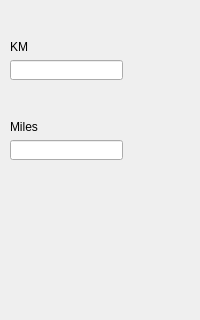
<?xml version="1.0" encoding="UTF-8"?>
<ui version="4.0">
 <class>MainWindow</class>
 <widget class="QMainWindow" name="MainWindow">
  <property name="geometry">
   <rect>
    <x>0</x>
    <y>0</y>
    <width>200</width>
    <height>320</height>
   </rect>
  </property>
  <property name="windowTitle">
   <string>MainWindow</string>
  </property>
  <widget class="QWidget" name="centralWidget">
   <widget class="QLineEdit" name="kmedit">
    <property name="geometry">
     <rect>
      <x>10</x>
      <y>60</y>
      <width>113</width>
      <height>20</height>
     </rect>
    </property>
    <property name="inputMethodHints">
     <set>Qt::ImhFormattedNumbersOnly</set>
    </property>
   </widget>
   <widget class="QLineEdit" name="milesedit">
    <property name="geometry">
     <rect>
      <x>10</x>
      <y>140</y>
      <width>113</width>
      <height>20</height>
     </rect>
    </property>
    <property name="inputMethodHints">
     <set>Qt::ImhFormattedNumbersOnly</set>
    </property>
   </widget>
   <widget class="QLabel" name="label">
    <property name="geometry">
     <rect>
      <x>10</x>
      <y>40</y>
      <width>46</width>
      <height>13</height>
     </rect>
    </property>
    <property name="text">
     <string>KM</string>
    </property>
   </widget>
   <widget class="QLabel" name="label_2">
    <property name="geometry">
     <rect>
      <x>10</x>
      <y>120</y>
      <width>46</width>
      <height>13</height>
     </rect>
    </property>
    <property name="text">
     <string>Miles</string>
    </property>
   </widget>
  </widget>
  <widget class="QMenuBar" name="menuBar">
   <property name="geometry">
    <rect>
     <x>0</x>
     <y>0</y>
     <width>200</width>
     <height>21</height>
    </rect>
   </property>
  </widget>
 </widget>
 <layoutdefault spacing="6" margin="11"/>
 <resources/>
 <connections/>
</ui>
